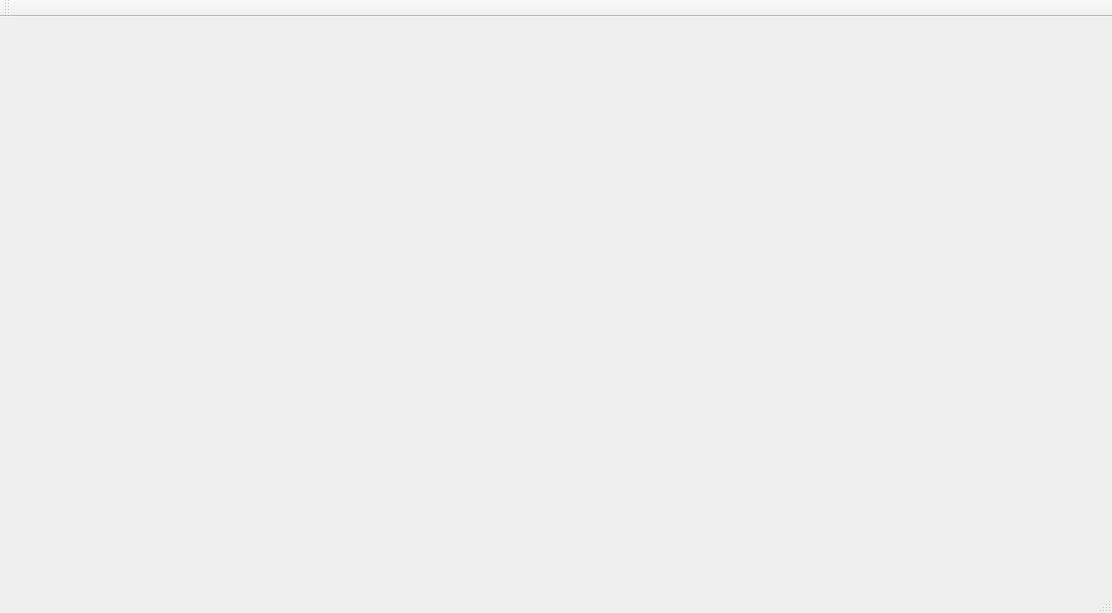
<?xml version="1.0" encoding="UTF-8"?>
<ui version="4.0">
 <class>MainWindowClass</class>
 <widget class="QMainWindow" name="MainWindowClass">
  <property name="geometry">
   <rect>
    <x>0</x>
    <y>0</y>
    <width>1112</width>
    <height>613</height>
   </rect>
  </property>
  <property name="maximumSize">
   <size>
    <width>1113</width>
    <height>613</height>
   </size>
  </property>
  <property name="font">
   <font>
    <family>Cascadia Code SemiBold</family>
    <pointsize>13</pointsize>
    <bold>true</bold>
   </font>
  </property>
  <property name="windowTitle">
   <string>MainWindow</string>
  </property>
  <property name="styleSheet">
   <string notr="true"/>
  </property>
  <widget class="QWidget" name="centralWidget"/>
  <widget class="QMenuBar" name="menuBar">
   <property name="geometry">
    <rect>
     <x>0</x>
     <y>0</y>
     <width>1112</width>
     <height>22</height>
    </rect>
   </property>
  </widget>
  <widget class="QToolBar" name="mainToolBar">
   <attribute name="toolBarArea">
    <enum>TopToolBarArea</enum>
   </attribute>
   <attribute name="toolBarBreak">
    <bool>false</bool>
   </attribute>
  </widget>
  <widget class="QStatusBar" name="statusBar"/>
 </widget>
 <layoutdefault spacing="6" margin="11"/>
 <resources>
  <include location="MainWindow.qrc"/>
 </resources>
 <connections/>
</ui>
